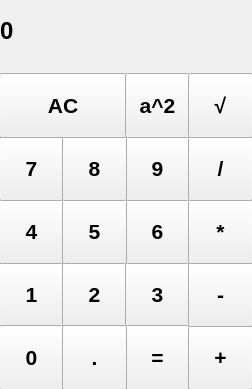
<?xml version="1.0" encoding="UTF-8"?>
<ui version="4.0">
 <class>MainWindow</class>
 <widget class="QMainWindow" name="MainWindow">
  <property name="geometry">
   <rect>
    <x>0</x>
    <y>0</y>
    <width>252</width>
    <height>389</height>
   </rect>
  </property>
  <property name="minimumSize">
   <size>
    <width>252</width>
    <height>389</height>
   </size>
  </property>
  <property name="maximumSize">
   <size>
    <width>252</width>
    <height>389</height>
   </size>
  </property>
  <property name="windowTitle">
   <string>MainWindow</string>
  </property>
  <widget class="QWidget" name="centralWidget">
   <widget class="QLabel" name="result_show">
    <property name="geometry">
     <rect>
      <x>0</x>
      <y>0</y>
      <width>231</width>
      <height>61</height>
     </rect>
    </property>
    <property name="font">
     <font>
      <family>Arial</family>
      <pointsize>18</pointsize>
      <weight>75</weight>
      <italic>false</italic>
      <bold>true</bold>
     </font>
    </property>
    <property name="text">
     <string>0</string>
    </property>
   </widget>
   <widget class="QPushButton" name="pushButton_1">
    <property name="geometry">
     <rect>
      <x>-1</x>
      <y>262</y>
      <width>65</width>
      <height>65</height>
     </rect>
    </property>
    <property name="font">
     <font>
      <family>Arial</family>
      <pointsize>16</pointsize>
      <weight>75</weight>
      <italic>false</italic>
      <bold>true</bold>
     </font>
    </property>
    <property name="text">
     <string>1</string>
    </property>
   </widget>
   <widget class="QPushButton" name="pushButton_2">
    <property name="geometry">
     <rect>
      <x>62</x>
      <y>262</y>
      <width>65</width>
      <height>65</height>
     </rect>
    </property>
    <property name="font">
     <font>
      <family>Arial</family>
      <pointsize>16</pointsize>
      <weight>75</weight>
      <italic>false</italic>
      <bold>true</bold>
     </font>
    </property>
    <property name="text">
     <string>2</string>
    </property>
   </widget>
   <widget class="QPushButton" name="pushButton_3">
    <property name="geometry">
     <rect>
      <x>125</x>
      <y>262</y>
      <width>65</width>
      <height>65</height>
     </rect>
    </property>
    <property name="font">
     <font>
      <family>Arial</family>
      <pointsize>16</pointsize>
      <weight>75</weight>
      <italic>false</italic>
      <bold>true</bold>
     </font>
    </property>
    <property name="text">
     <string>3</string>
    </property>
   </widget>
   <widget class="QPushButton" name="pushButton_6">
    <property name="geometry">
     <rect>
      <x>125</x>
      <y>199</y>
      <width>65</width>
      <height>65</height>
     </rect>
    </property>
    <property name="font">
     <font>
      <family>Arial</family>
      <pointsize>16</pointsize>
      <weight>75</weight>
      <italic>false</italic>
      <bold>true</bold>
     </font>
    </property>
    <property name="text">
     <string>6</string>
    </property>
   </widget>
   <widget class="QPushButton" name="pushButton_4">
    <property name="geometry">
     <rect>
      <x>-1</x>
      <y>199</y>
      <width>65</width>
      <height>65</height>
     </rect>
    </property>
    <property name="font">
     <font>
      <family>Arial</family>
      <pointsize>16</pointsize>
      <weight>75</weight>
      <italic>false</italic>
      <bold>true</bold>
     </font>
    </property>
    <property name="text">
     <string>4</string>
    </property>
   </widget>
   <widget class="QPushButton" name="pushButton_5">
    <property name="geometry">
     <rect>
      <x>62</x>
      <y>199</y>
      <width>65</width>
      <height>65</height>
     </rect>
    </property>
    <property name="font">
     <font>
      <family>Arial</family>
      <pointsize>16</pointsize>
      <weight>75</weight>
      <italic>false</italic>
      <bold>true</bold>
     </font>
    </property>
    <property name="text">
     <string>5</string>
    </property>
   </widget>
   <widget class="QPushButton" name="pushButton_9">
    <property name="geometry">
     <rect>
      <x>125</x>
      <y>136</y>
      <width>65</width>
      <height>65</height>
     </rect>
    </property>
    <property name="font">
     <font>
      <family>Arial</family>
      <pointsize>16</pointsize>
      <weight>75</weight>
      <italic>false</italic>
      <bold>true</bold>
     </font>
    </property>
    <property name="text">
     <string>9</string>
    </property>
   </widget>
   <widget class="QPushButton" name="pushButton_7">
    <property name="geometry">
     <rect>
      <x>-1</x>
      <y>136</y>
      <width>65</width>
      <height>65</height>
     </rect>
    </property>
    <property name="font">
     <font>
      <family>Arial</family>
      <pointsize>16</pointsize>
      <weight>75</weight>
      <italic>false</italic>
      <bold>true</bold>
     </font>
    </property>
    <property name="text">
     <string>7</string>
    </property>
   </widget>
   <widget class="QPushButton" name="pushButton_8">
    <property name="geometry">
     <rect>
      <x>62</x>
      <y>136</y>
      <width>65</width>
      <height>65</height>
     </rect>
    </property>
    <property name="font">
     <font>
      <family>Arial</family>
      <pointsize>16</pointsize>
      <weight>75</weight>
      <italic>false</italic>
      <bold>true</bold>
     </font>
    </property>
    <property name="text">
     <string>8</string>
    </property>
   </widget>
   <widget class="QPushButton" name="pushButton_nul">
    <property name="geometry">
     <rect>
      <x>-1</x>
      <y>325</y>
      <width>65</width>
      <height>65</height>
     </rect>
    </property>
    <property name="font">
     <font>
      <family>Arial</family>
      <pointsize>16</pointsize>
      <weight>75</weight>
      <italic>false</italic>
      <bold>true</bold>
     </font>
    </property>
    <property name="text">
     <string>0</string>
    </property>
   </widget>
   <widget class="QPushButton" name="pushButton_result">
    <property name="geometry">
     <rect>
      <x>125</x>
      <y>325</y>
      <width>65</width>
      <height>65</height>
     </rect>
    </property>
    <property name="font">
     <font>
      <family>Arial</family>
      <pointsize>16</pointsize>
      <weight>75</weight>
      <italic>false</italic>
      <bold>true</bold>
     </font>
    </property>
    <property name="text">
     <string>=</string>
    </property>
   </widget>
   <widget class="QPushButton" name="pushButton_plus">
    <property name="geometry">
     <rect>
      <x>188</x>
      <y>325</y>
      <width>65</width>
      <height>65</height>
     </rect>
    </property>
    <property name="font">
     <font>
      <family>Arial</family>
      <pointsize>16</pointsize>
      <weight>75</weight>
      <italic>false</italic>
      <bold>true</bold>
     </font>
    </property>
    <property name="text">
     <string>+</string>
    </property>
   </widget>
   <widget class="QPushButton" name="pushButton_minus">
    <property name="geometry">
     <rect>
      <x>188</x>
      <y>262</y>
      <width>65</width>
      <height>65</height>
     </rect>
    </property>
    <property name="font">
     <font>
      <family>Arial</family>
      <pointsize>16</pointsize>
      <weight>75</weight>
      <italic>false</italic>
      <bold>true</bold>
     </font>
    </property>
    <property name="text">
     <string>-</string>
    </property>
   </widget>
   <widget class="QPushButton" name="pushButton_mnoj">
    <property name="geometry">
     <rect>
      <x>188</x>
      <y>199</y>
      <width>65</width>
      <height>65</height>
     </rect>
    </property>
    <property name="font">
     <font>
      <family>Arial</family>
      <pointsize>16</pointsize>
      <weight>75</weight>
      <italic>false</italic>
      <bold>true</bold>
     </font>
    </property>
    <property name="text">
     <string>*</string>
    </property>
   </widget>
   <widget class="QPushButton" name="pushButton_dilen">
    <property name="geometry">
     <rect>
      <x>188</x>
      <y>136</y>
      <width>65</width>
      <height>65</height>
     </rect>
    </property>
    <property name="font">
     <font>
      <family>Arial</family>
      <pointsize>16</pointsize>
      <weight>75</weight>
      <italic>false</italic>
      <bold>true</bold>
     </font>
    </property>
    <property name="text">
     <string>/</string>
    </property>
   </widget>
   <widget class="QPushButton" name="pushButton_dot">
    <property name="geometry">
     <rect>
      <x>62</x>
      <y>325</y>
      <width>65</width>
      <height>65</height>
     </rect>
    </property>
    <property name="font">
     <font>
      <family>Arial</family>
      <pointsize>16</pointsize>
      <weight>75</weight>
      <italic>false</italic>
      <bold>true</bold>
     </font>
    </property>
    <property name="text">
     <string>.</string>
    </property>
   </widget>
   <widget class="QPushButton" name="pushButton_AC">
    <property name="geometry">
     <rect>
      <x>-1</x>
      <y>73</y>
      <width>128</width>
      <height>65</height>
     </rect>
    </property>
    <property name="font">
     <font>
      <family>Arial</family>
      <pointsize>16</pointsize>
      <weight>75</weight>
      <italic>false</italic>
      <bold>true</bold>
     </font>
    </property>
    <property name="text">
     <string>AC</string>
    </property>
   </widget>
   <widget class="QPushButton" name="pushButton_kvadrat">
    <property name="geometry">
     <rect>
      <x>125</x>
      <y>73</y>
      <width>65</width>
      <height>65</height>
     </rect>
    </property>
    <property name="font">
     <font>
      <family>Arial</family>
      <pointsize>16</pointsize>
      <weight>75</weight>
      <italic>false</italic>
      <bold>true</bold>
     </font>
    </property>
    <property name="text">
     <string>a^2</string>
    </property>
   </widget>
   <widget class="QPushButton" name="pushButton_koren">
    <property name="geometry">
     <rect>
      <x>188</x>
      <y>73</y>
      <width>65</width>
      <height>65</height>
     </rect>
    </property>
    <property name="font">
     <font>
      <family>Arial</family>
      <pointsize>16</pointsize>
      <weight>75</weight>
      <italic>false</italic>
      <bold>true</bold>
     </font>
    </property>
    <property name="text">
     <string>√</string>
    </property>
   </widget>
  </widget>
 </widget>
 <layoutdefault spacing="6" margin="11"/>
 <resources/>
 <connections/>
</ui>
